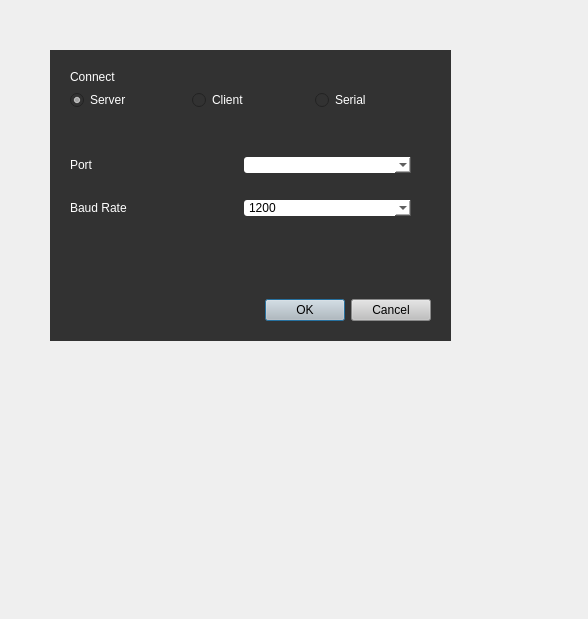
<?xml version="1.0" encoding="UTF-8"?>
<ui version="4.0">
 <class>Form</class>
 <widget class="QWidget" name="Form">
  <property name="geometry">
   <rect>
    <x>0</x>
    <y>0</y>
    <width>588</width>
    <height>619</height>
   </rect>
  </property>
  <property name="windowTitle">
   <string>Form</string>
  </property>
  <property name="layoutDirection">
   <enum>Qt::LeftToRight</enum>
  </property>
  <property name="styleSheet">
   <string notr="true"/>
  </property>
  <widget class="QWidget" name="central" native="true">
   <property name="geometry">
    <rect>
     <x>50</x>
     <y>50</y>
     <width>401</width>
     <height>291</height>
    </rect>
   </property>
   <property name="styleSheet">
    <string notr="true">background-color: rgb(50, 50, 50);</string>
   </property>
   <layout class="QGridLayout" name="gridLayout">
    <item row="1" column="2">
     <spacer name="verticalSpacer_2">
      <property name="orientation">
       <enum>Qt::Vertical</enum>
      </property>
      <property name="sizeHint" stdset="0">
       <size>
        <width>20</width>
        <height>40</height>
       </size>
      </property>
     </spacer>
    </item>
    <item row="1" column="0">
     <spacer name="verticalSpacer">
      <property name="orientation">
       <enum>Qt::Vertical</enum>
      </property>
      <property name="sizeHint" stdset="0">
       <size>
        <width>20</width>
        <height>40</height>
       </size>
      </property>
     </spacer>
    </item>
    <item row="1" column="1">
     <layout class="QVBoxLayout" name="verticalLayout">
      <item>
       <spacer name="horizontalSpacer_3">
        <property name="orientation">
         <enum>Qt::Horizontal</enum>
        </property>
        <property name="sizeHint" stdset="0">
         <size>
          <width>40</width>
          <height>20</height>
         </size>
        </property>
       </spacer>
      </item>
      <item>
       <widget class="QLabel" name="label">
        <property name="styleSheet">
         <string notr="true">font:18pt &quot;나눔스퀘어 ExtraBold&quot;;
color: #FFFFFF</string>
        </property>
        <property name="text">
         <string>Connect</string>
        </property>
       </widget>
      </item>
      <item>
       <layout class="QHBoxLayout" name="horizontalLayout">
        <item>
         <widget class="QRadioButton" name="serverCheck">
          <property name="styleSheet">
           <string notr="true">font: 13pt &quot;나눔스퀘어 ExtraBold&quot;;
color: #FFFFFF</string>
          </property>
          <property name="text">
           <string>Server</string>
          </property>
          <property name="checked">
           <bool>true</bool>
          </property>
         </widget>
        </item>
        <item>
         <widget class="QRadioButton" name="clientCheck">
          <property name="styleSheet">
           <string notr="true">font: 13pt &quot;나눔스퀘어 ExtraBold&quot;;
color: #FFFFFF</string>
          </property>
          <property name="text">
           <string>Client</string>
          </property>
         </widget>
        </item>
        <item>
         <widget class="QRadioButton" name="serialCheck">
          <property name="styleSheet">
           <string notr="true">font: 13pt &quot;나눔스퀘어 ExtraBold&quot;;
color: #FFFFFF</string>
          </property>
          <property name="text">
           <string>Serial</string>
          </property>
         </widget>
        </item>
       </layout>
      </item>
      <item>
       <widget class="QStackedWidget" name="stackedWidget">
        <property name="styleSheet">
         <string notr="true"/>
        </property>
        <property name="currentIndex">
         <number>1</number>
        </property>
        <widget class="QWidget" name="stackedWidgetPage1">
         <widget class="QWidget" name="gridWidget" native="true">
          <property name="geometry">
           <rect>
            <x>0</x>
            <y>20</y>
            <width>341</width>
            <height>101</height>
           </rect>
          </property>
          <layout class="QGridLayout" name="gridLayout_2">
           <item row="0" column="0">
            <widget class="QLabel" name="label_3">
             <property name="styleSheet">
              <string notr="true">font: 17pt &quot;나눔스퀘어 ExtraBold&quot;;
color: #FFFFFF</string>
             </property>
             <property name="text">
              <string>IP</string>
             </property>
             <property name="alignment">
              <set>Qt::AlignLeading|Qt::AlignLeft|Qt::AlignVCenter</set>
             </property>
            </widget>
           </item>
           <item row="1" column="0">
            <widget class="QLabel" name="label_2">
             <property name="styleSheet">
              <string notr="true">font: 17pt &quot;나눔스퀘어 ExtraBold&quot;;
color: #FFFFFF</string>
             </property>
             <property name="text">
              <string>Port</string>
             </property>
            </widget>
           </item>
           <item row="0" column="1">
            <widget class="QLineEdit" name="IPedit">
             <property name="styleSheet">
              <string notr="true">background-color: rgb(255, 255, 255); font: 20px &quot;Arial&quot;;
border-radius: 3px;</string>
             </property>
             <property name="alignment">
              <set>Qt::AlignCenter</set>
             </property>
            </widget>
           </item>
           <item row="1" column="1">
            <widget class="QLineEdit" name="PortEdit">
             <property name="styleSheet">
              <string notr="true">background-color: rgb(255, 255, 255); font: 20px &quot;Arial&quot;;
border-radius: 3px;</string>
             </property>
             <property name="text">
              <string>7777</string>
             </property>
             <property name="alignment">
              <set>Qt::AlignCenter</set>
             </property>
            </widget>
           </item>
          </layout>
         </widget>
        </widget>
        <widget class="QWidget" name="stackedWidgetPage2">
         <widget class="QWidget" name="gridWidget_2" native="true">
          <property name="geometry">
           <rect>
            <x>0</x>
            <y>20</y>
            <width>341</width>
            <height>101</height>
           </rect>
          </property>
          <layout class="QGridLayout" name="gridLayout_3">
           <item row="1" column="0">
            <widget class="QLabel" name="label_5">
             <property name="styleSheet">
              <string notr="true">font: 17pt &quot;나눔스퀘어 ExtraBold&quot;;
color: #FFFFFF</string>
             </property>
             <property name="text">
              <string>Baud Rate</string>
             </property>
            </widget>
           </item>
           <item row="0" column="0">
            <widget class="QLabel" name="label_4">
             <property name="styleSheet">
              <string notr="true">font: 17pt &quot;나눔스퀘어 ExtraBold&quot;;
color: #FFFFFF</string>
             </property>
             <property name="text">
              <string>Port</string>
             </property>
            </widget>
           </item>
           <item row="0" column="1">
            <widget class="QComboBox" name="serialCombo">
             <property name="styleSheet">
              <string notr="true">background-color: rgb(255, 255, 255); font: 20px &quot;Arial&quot;;
border-radius: 3px;</string>
             </property>
            </widget>
           </item>
           <item row="1" column="1">
            <widget class="QComboBox" name="speedCombo">
             <property name="styleSheet">
              <string notr="true">background-color: rgb(255, 255, 255); font: 20px &quot;Arial&quot;;
border-radius: 3px;</string>
             </property>
             <property name="currentText">
              <string>1200</string>
             </property>
             <item>
              <property name="text">
               <string>1200</string>
              </property>
             </item>
             <item>
              <property name="text">
               <string>2400</string>
              </property>
             </item>
             <item>
              <property name="text">
               <string>4800</string>
              </property>
             </item>
             <item>
              <property name="text">
               <string>9600</string>
              </property>
             </item>
             <item>
              <property name="text">
               <string>19200</string>
              </property>
             </item>
             <item>
              <property name="text">
               <string>38400</string>
              </property>
             </item>
             <item>
              <property name="text">
               <string>57600</string>
              </property>
             </item>
             <item>
              <property name="text">
               <string>115200</string>
              </property>
             </item>
             <item>
              <property name="text">
               <string>230400</string>
              </property>
             </item>
             <item>
              <property name="text">
               <string>460800</string>
              </property>
             </item>
             <item>
              <property name="text">
               <string>921600</string>
              </property>
             </item>
            </widget>
           </item>
          </layout>
         </widget>
        </widget>
       </widget>
      </item>
      <item>
       <widget class="QDialogButtonBox" name="buttonBox">
        <property name="styleSheet">
         <string notr="true">background-color: rgb(192, 192, 192); 
font: 13pt &quot;나눔스퀘어 ExtraBold&quot;;</string>
        </property>
        <property name="standardButtons">
         <set>QDialogButtonBox::Cancel|QDialogButtonBox::Ok</set>
        </property>
       </widget>
      </item>
      <item>
       <layout class="QHBoxLayout" name="horizontalLayout_2"/>
      </item>
      <item>
       <spacer name="horizontalSpacer_2">
        <property name="orientation">
         <enum>Qt::Horizontal</enum>
        </property>
        <property name="sizeHint" stdset="0">
         <size>
          <width>40</width>
          <height>20</height>
         </size>
        </property>
       </spacer>
      </item>
     </layout>
    </item>
   </layout>
  </widget>
 </widget>
 <resources/>
 <connections/>
</ui>
